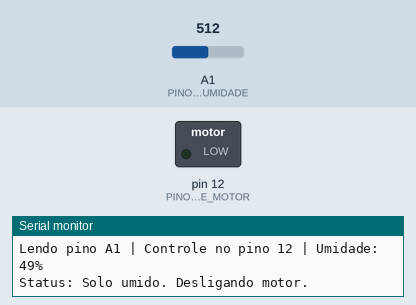
Recording of a sketch running on a simulated Arduino Uno, built with avr-gcc and run on an emulated ATmega328P. Shown: switched loads named in the sketch (green lamp = pin HIGH), the last lines printed to the serial monitor. The test bench sets the inputs (shaded band); at power-on: A1 (PINO_SENSOR_UMIDADE) = 512.

Above: at 2.8 s.
2.9 s: A1 (PINO_SENSOR_UMIDADE) set to 603
5.6 s: A1 (PINO_SENSOR_UMIDADE) set to 629
At 7.0 s:
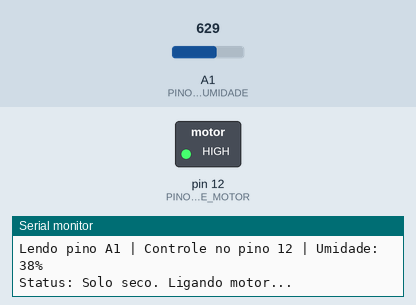
8.3 s: A1 (PINO_SENSOR_UMIDADE) set to 511
At 10.8 s:
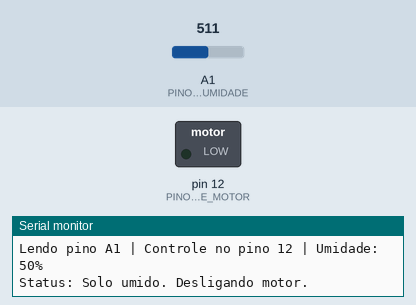
11.7 s: A1 (PINO_SENSOR_UMIDADE) set to 716
At 13.2 s:
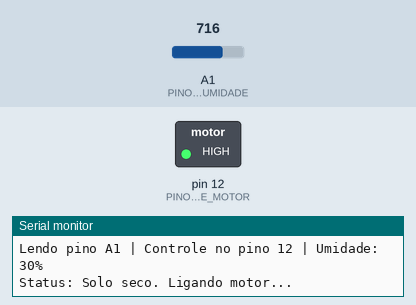
Timing chart, 0 to 14.7 s (numbered marks = the images above; inputs shaded):
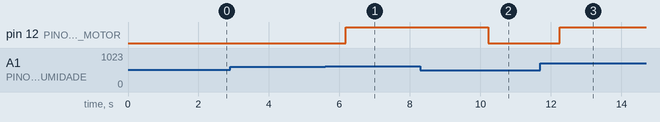

Measured:
- the behaviour switches between 613 and 614 on A1 (PINO_SENSOR_UMIDADE) (found by bisection; images 0 and 1)
- after the input at 5.6 s, pin 12 (PINO_CONTROLE_MOTOR): LOW → HIGH after 0.57 s
- after the input at 8.3 s, pin 12 (PINO_CONTROLE_MOTOR): HIGH → LOW after 1.9 s
- after the input at 11.7 s, pin 12 (PINO_CONTROLE_MOTOR): LOW → HIGH after 0.55 s

The sketch:

main.ino
```cpp
// CÓDIGO FINAL PARA O SEU CIRCUITO QUE JÁ ESTÁ FUNCIONANDO

// Pinos definidos de acordo com a sua montagem real e funcional.
const int PINO_CONTROLE_MOTOR = 12; // Pino que controla o transistor/relé.
const int PINO_SENSOR_UMIDADE = A1; // Pino que lê o sensor.

// Limite para acionar a irrigação. Ajuste este valor se necessário.
const int UMIDADE_MINIMA = 40;

// Lógica de acionamento. Se o seu circuito liga com HIGH, está correto.
const int LIGAR_MOTOR = HIGH;
const int DESLIGAR_MOTOR = LOW;

void setup() {
  Serial.begin(9600);
  Serial.println("Sistema de Irrigacao Iniciado. (Usando configuracao funcional).");

  pinMode(PINO_CONTROLE_MOTOR, OUTPUT);

  // Garante que o motor comece desligado.
  digitalWrite(PINO_CONTROLE_MOTOR, DESLIGAR_MOTOR);
}

void loop() {
  // Lê o valor do sensor.
  int valorSensor = analogRead(PINO_SENSOR_UMIDADE);

  // Converte para porcentagem.
  int umidade = map(valorSensor, 1023, 0, 0, 100);

  Serial.print("Lendo pino A1 | Controle no pino 12 | Umidade: ");
  Serial.print(umidade);
  Serial.println("%");

  // Lógica de decisão para ligar ou desligar o motor.
  if (umidade < UMIDADE_MINIMA) {
    Serial.println("Status: Solo seco. Ligando motor...");
    digitalWrite(PINO_CONTROLE_MOTOR, LIGAR_MOTOR);
  } else {
    Serial.println("Status: Solo umido. Desligando motor.");
    digitalWrite(PINO_CONTROLE_MOTOR, DESLIGAR_MOTOR);
  }

  // Espera 2 segundos antes da próxima leitura.
  delay(2000);
}
```
